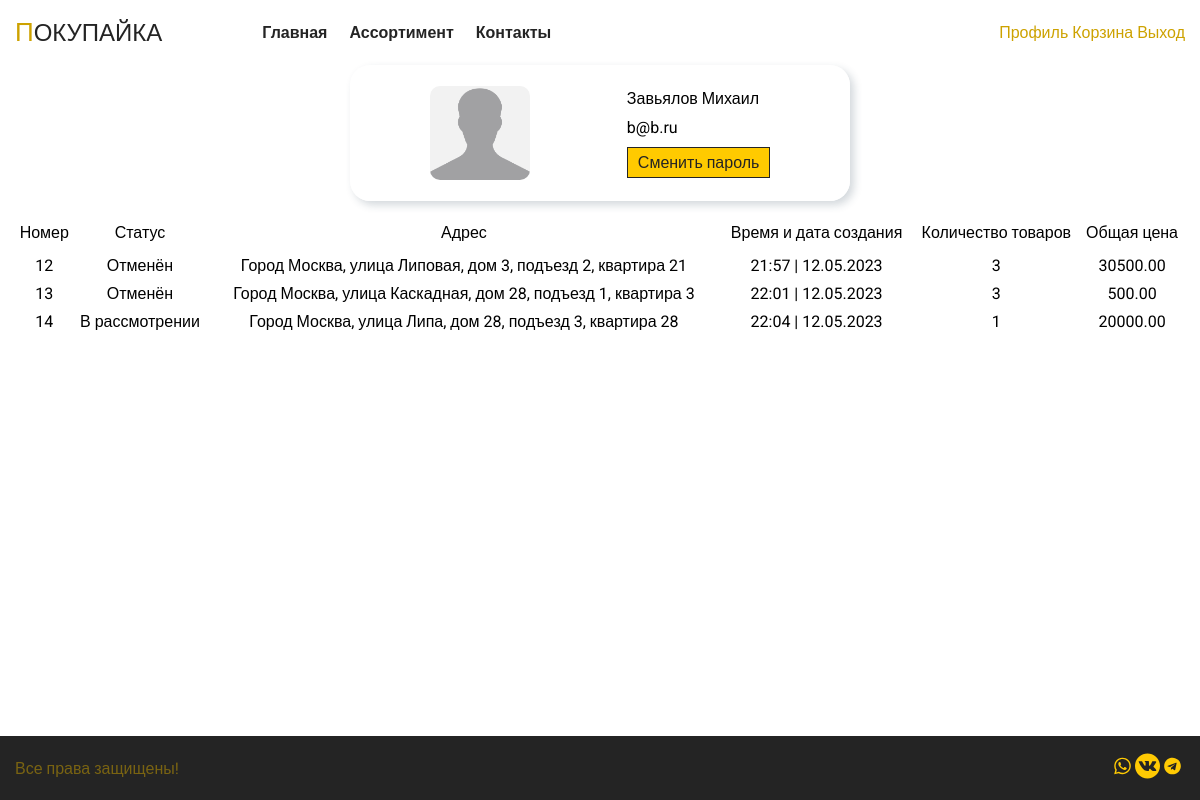
The page /profile (signed in) on the database its author committed.
### tables this page shows
CREATE TABLE `user` (
  `ID_user` bigint NOT NULL,
  `First_Name` varchar(35) NOT NULL,
  `Second_Name` varchar(35) NOT NULL,
  `Email` varchar(200) NOT NULL,
  `Password` varchar(64) NOT NULL
);

CREATE TABLE `order` (
  `ID_order` bigint NOT NULL,
  `Address` text,
  `status` varchar(32) DEFAULT NULL,
  `created_at` datetime NOT NULL,
  `User_ID` bigint NOT NULL
);

### application/controllers/MainController.php (called while the page is built, shortened)
<?php
class MainController extends Controller
{
    public function __construct($route)
    {
        $this->view->layout = 'other';
    }
    function profileAction(){
        $m = new Main();
        $user_id = $_SESSION['authorize']['id'];
        $vars = [
            'dataProfile' => $m->getUserData($user_id),
            'dataOrder' => $m->getOrderByUser($user_id),
        ];
        $this->view->render('Покупайка', $vars);
    }
}

### index.php (called while the page is built, shortened)
<?php
$item = new Router();
$item->run();

### application/lib/Db.php (called while the page is built, shortened)
<?php
class Db {
    protected $db;
    public function __construct() {
        $config = require 'application/config/db.php';
        try{
            $this->db = new PDO('mysql:host='.$config['host'].';dbname='.$config['database'], $config['login'], $config['password']);
        }
        catch (\PDOException $e){
            $this->db = new PDO('mysql:host='.$config['reserve'].';dbname='.$config['database'], $config['login'], $config['password']);
        }
    }
    public function query($sql, $params = []) {
        $stmt = $this->db->prepare($sql);
        if (!empty($params)) {
            foreach ($params as $key => $val) {
                if (is_int($val)) {
                    $type = PDO::PARAM_INT;
                } else {
                    $type = PDO::PARAM_STR;
                }
                $stmt->bindValue(':'.$key, $val, $type);
            }
        }
        $stmt->execute();
        return $stmt;
    }
    public function row($sql, $params = []) {
        $result = $this->query($sql, $params);
        return $result->fetchAll(PDO::FETCH_ASSOC);
    }
}

### application/config/db.php (called while the page is built)
<?php
$path = $_SERVER['DOCUMENT_ROOT']."/settings.json";
$json = file_get_contents($path);
$db = json_decode($json, true);
return $db['database'];

### application/models/Main.php (called while the page is built, shortened)
<?php
class Main extends Model{
    function getUserData($id){
        $params = [ 'id' => $id];
        return $this->db->row("select concat(First_Name, ' ', Second_Name) as `fullName`, Email from `user` where `id_user` = :id", $params);
    }
    function getOrderByUser($id){
        $params = [ 'userID' => $id];
        return $this->db->row("select `id_order`, `status`, `address`, date_format(`created_at`, '%H:%i | %d.%m.%Y') as 'date', SUM(`Quantity`) as 'quantity', SUM(`order_items`.`price`) as `price` from `order` inner join `order_items` on `id_order` = `order_id` where `user_id` = :userID GROUP by `id_order`", $params);
    }
}

### application/core/Model.php (called while the page is built, shortened)
<?php
abstract class Model{
    public function __construct()
    {
        $this->db = new Db();
    }
}

### application/views/main/profile.php (the view)
<div class="container">
    <div class="profile_user_content">
        <div class="profile_user">
            <img src="/public/images/userImg.png" alt="Аватарка пользователя">
            <div class="profile_user__description_info">
                <p class="profile_user__full_name"><?=$dataProfile[0]['fullName']?></p>
                <p class="profile_user__email"><?=$dataProfile[0]['Email']?></p>
                <a href="/recovery">Сменить пароль</a>
            </div>
        </div>
        <div class="profile_user__orders">
            <?php if(count($dataOrder) > 0) {?>
                <table>
                    <thead>
                    <tr>
                        <th>Номер</th>
                        <th>Статус</th>
                        <th>Адрес</th>
                        <th>Время и дата создания</th>
                        <th>Количество товаров</th>
                        <th>Общая цена</th>
                    </tr>
                    </thead>
                    <tbody>
                    <?php foreach ($dataOrder as $element) { ?>
                        <tr>
                            <td><?=$element['id_order']?></td>
                            <td><?=$element['status']?></td>
                            <td><?=$element['address']?></td>
                            <td><?=$element['date']?></td>
                            <td><?=$element['quantity']?></td>
                            <td><?=$element['price']?></td>
                        </tr>
                    <?php } ?>
                    </tbody>
                </table>
            <?php } else {?>
                <h1 style="display: flex; justify-content: center">Вы не совершали ни одного заказа!</h1>
            <?php } ?>
        </div>
    </div>
</div>

### public/styles/ministyle.css (style rules this page uses)
:root { --first--color: #cda200; --second--color: #242424; --opacity--color: rgba(237, 191, 18, 0.9); }
* { margin: 0; padding: 0; box-sizing: border-box; font-weight: normal; }
html,body { height: 100%; font-family: 'Roboto', sans-serif; }
body { background: #fff; font-size: 16px; font-weight: normal; font-style: normal; }
.container { width: 100%; max-width: 1200px; padding: 0 15px; margin: 0 auto; }
.profile_user { display: flex; justify-content: space-around; width: 500px; padding: 20px 30px; border-radius: 20px; -webkit-box-shadow: 4px 4px 8px 0px rgba(34, 60, 80, 0.2); -moz-box-shadow: 4px 4px 8px 0px rgba(34, 60, 80, 0.2); box-shadow: 4px 4px 8px 0px rgba(34, 60, 80, 0.2); border: #ffffff 1px solid; transition: 1s linear; }
.profile_user_content { width: auto; display: flex; justify-content: center; align-items: center; flex-direction: column; gap: 20px; }
.profile_user img { max-width: 100px; max-height: 100px; border-radius: 10px; }
.profile_user .profile_user__description_info { display: flex; flex-direction: column; justify-content: center; gap: 10px; }
.profile_user .profile_user__description_info a { text-align: center; text-decoration: none; color: #242424; background-color: #ffca00; font-size: 16px; padding: 5px 10px; border: #242424 1px solid; transition: 1s; }
.profile_user__orders, .profile_user__orders table { width: 100%; }
.profile_user__orders table thead { text-align: center; font-weight: 700; }
.profile_user__orders table thead th { padding-bottom: 12px; }
.profile_user__orders table tbody { text-align: center; }
.profile_user__orders table tr > td { padding-bottom: 7px; }

### rows shown on the page
user: Email "b@b.ru"
order: ID_order "12", status "Отменён", Address "Город Москва, улица Липовая, дом 3, подъезд 2, квартира 21", date "21:57 | 12.05.2023", quantity "3", price "30500.00"
order: ID_order "13", status "Отменён", Address "Город Москва, улица Каскадная, дом 28, подъезд 1, квартира 3", date "22:01 | 12.05.2023", quantity "3", price "500.00"
order: ID_order "14", status "В рассмотрении", Address "Город Москва, улица Липа, дом 28, подъезд 3, квартира 28", date "22:04 | 12.05.2023", quantity "1", price "20000.00"

### other values the page prints
$dataProfile[0]['fullName'] "Завьялов Михаил"
